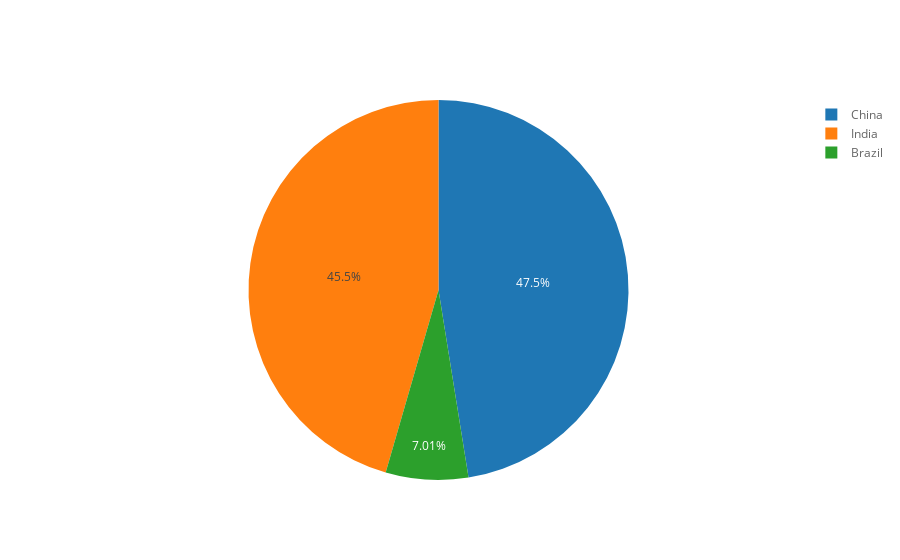

The code cell stored with this chart in its notebook:
### Code cell
df_pivot_2020.iplot(kind='pie',values='2020',labels='country')

### Figure 1 — Plotly figure (JSON) as saved in the notebook; plotly's stock layout.template omitted (floating-point values rounded to 4 significant figures)
{"data": [{"labels": ["India", "China", "Brazil"], "marker": {"colors": ["rgba(226, 74, 51, np.float64(1.0))", "rgba(62, 111, 176, np.float64(1.0))", "rgba(132, 118, 202, np.float64(1.0))"]}, "name": "", "type": "pie", "values": [1380004385, 1439323776, 212559417]}], "layout": {"legend": {"bgcolor": "#FFFFFF", "font": {"color": "#666666"}}, "paper_bgcolor": "#FFFFFF", "plot_bgcolor": "#E5E5E5", "titlefont": {"color": "#151516"}}}
